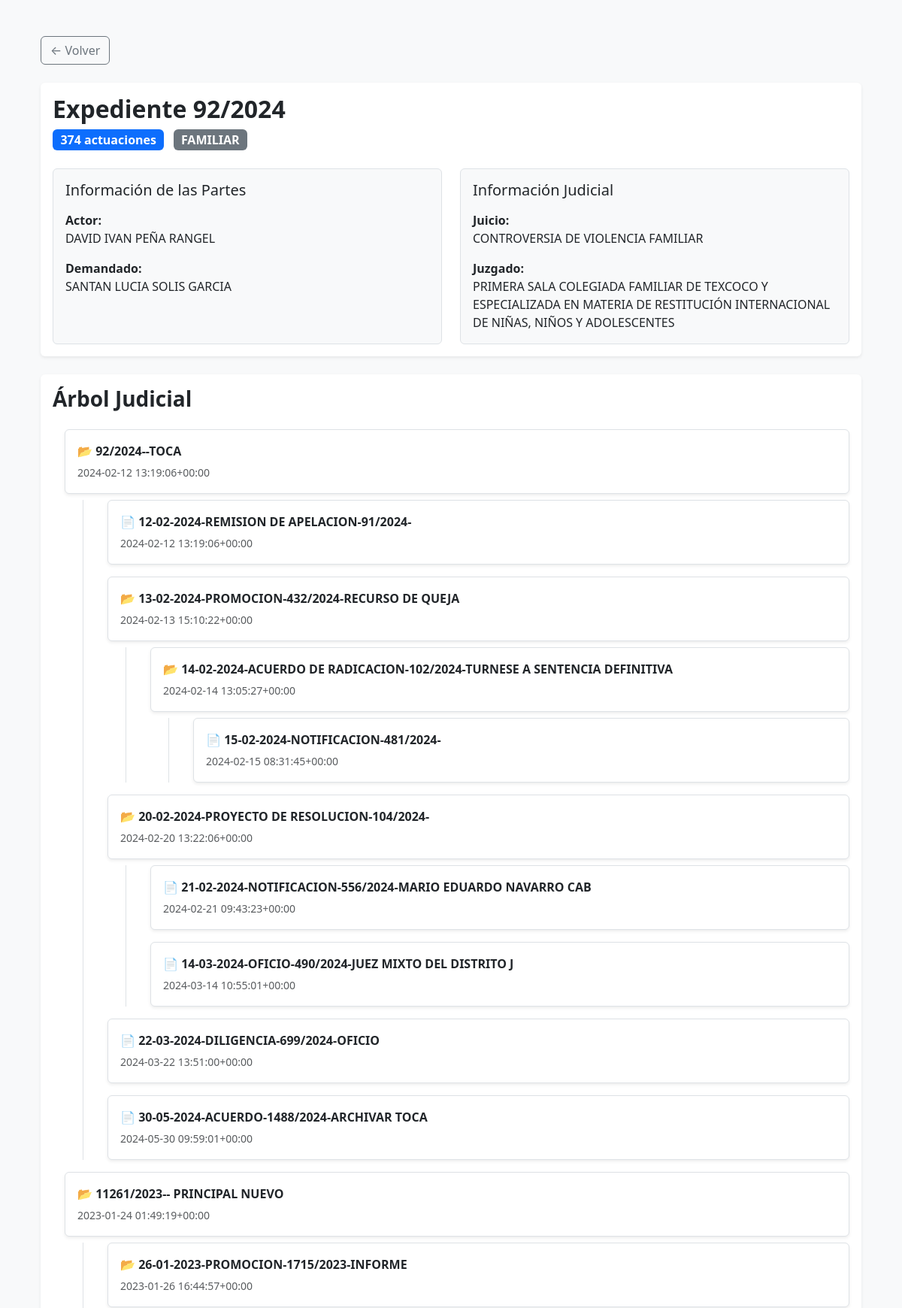
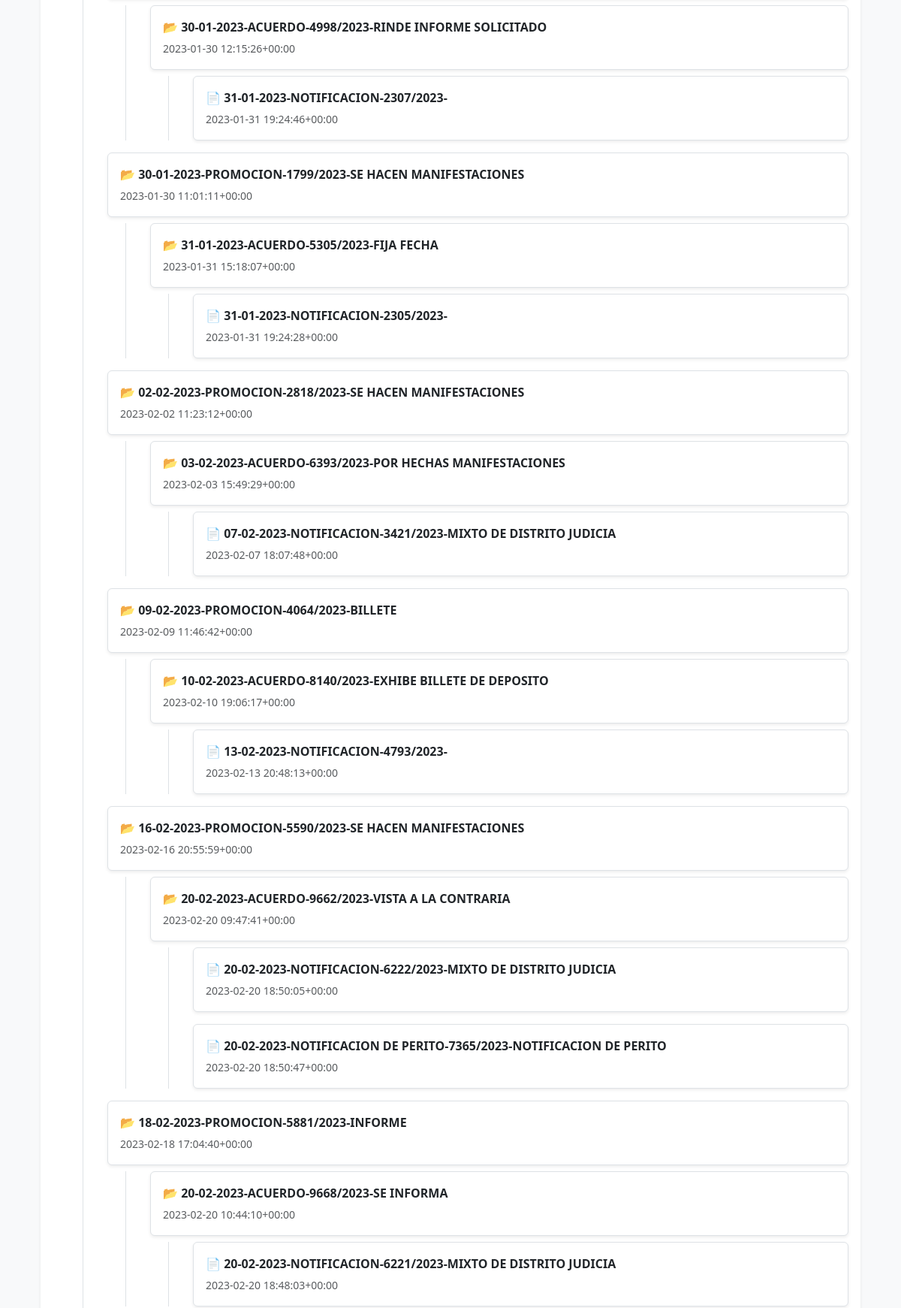
Page /expediente/86/ (upper part) on the committed database (2 pictures, top to bottom).
### scraper/models.py (models this page shows, shortened)
class Expediente(models.Model):
    numero = models.CharField(
        max_length=50
    )
    anio = models.IntegerField()
    materia = models.IntegerField(
        null=True,
        blank=True,
        db_index=True
    )
    adolescentes = models.CharField(
        max_length=1,
        null=True,
        blank=True,
        db_index=True
    )
    juzgado = models.TextField()
    actor = models.TextField(
        null=True,
        blank=True
    )
    demandado = models.TextField(
        null=True,
        blank=True
    )
    juicio = models.TextField(
        null=True,
        blank=True
    )
    id_carpeta_judicial = models.BigIntegerField(
        unique=True
    )
    fecha_radicacion = models.DateTimeField(
        null=True,
        blank=True
    )
    created_at = models.DateTimeField(
        auto_now_add=True
    )
    @property
    def materia_etiqueta(self):
        from scraper.utils.constants import MATERIA_ETIQUETAS
        if self.materia is None:
            return "Sin materia"
        if self.materia == 3:
            if self.adolescentes == "N":
                return "PENAL"
            return "PENAL INDÍGENAS"
        return MATERIA_ETIQUETAS.get(
            self.materia,
            f"Materia {self.materia}"
        )

### scraper/views.py (the view)
def detalle_expediente(request, id):
    expediente = get_object_or_404(
        Expediente,
        id=id
    )
    nodos_raiz = NodoArbol.objects.filter(
        expediente=expediente,
        parent__isnull=True
    ).prefetch_related(
        "children"
    ).order_by("-fecha")
    documentos = expediente.documentos.all()
    documentos_por_referencia = {
        d.referencia_id: d
        for d in documentos
        if d.referencia_id
    }
    def renderizar_nodos(nodos):
        items = []
        for nodo in nodos:
            tiene_hijos = nodo.children.exists()
            icono = "📂" if tiene_hijos else "📄"
            documento = documentos_por_referencia.get(
                nodo.referencia_id
            )
            boton_pdf = ""
            if documento:
                boton_pdf = (
                    '<a href="/downloads/'
                    + escape(documento.archivo)
                    + '" target="_blank" class="btn btn-primary btn-sm">Ver PDF</a>'
                )
            fecha = (
                escape(str(nodo.fecha))
                if nodo.fecha
                else ""
            )
            hijos_html = ""
            if tiene_hijos:
                hijos_html = (
                    '<div class="ms-4 mt-2 border-start ps-3">'
                    + renderizar_nodos(nodo.children.all())
                    + "</div>"
                )
            items.append(
                '<li class="mb-3">'
                '<div class="border rounded p-3 bg-white shadow-sm">'
                '<div class="d-flex justify-content-between align-items-start flex-wrap gap-3">'
                "<div>"
                '<div class="fw-semibold mb-1">'
                + icono
                + " "
                + escape(nodo.label)
                + "</div>"
                '<small class="text-muted">'
                + fecha
                + "</small>"
                "</div>"
                "<div>"
                + boton_pdf
                + "</div>"
                "</div>"
                "</div>"
                + hijos_html
                + "</li>"
            )
        return (
            '<ul class="list-unstyled ms-3">'
            + "".join(items)
            + "</ul>"
        )
    arbol_html = ""
    if nodos_raiz.exists():
        arbol_html = mark_safe(
            renderizar_nodos(nodos_raiz)
        )
    return render(
        request,
        "scraper/detalle_expediente.html",
        {
            "expediente": expediente,
            "nodos_raiz": nodos_raiz,
            "documentos": documentos,
            "arbol_html": arbol_html
        }
    )

### scraper/templates/scraper/detalle_expediente.html
{% extends 'scraper/base.html' %} {% block content %}
<div class="container-fluid py-4">
  <div class="mb-4">
    <a href="{% url 'lista_expedientes' %}" class="btn btn-outline-secondary">
      ← Volver
    </a>
  </div>
  <div class="card shadow-sm border-0 mb-4">
    <div class="card-body">
      <div
        class="d-flex justify-content-between align-items-start flex-wrap gap-3 mb-4"
      >
        <div>
          <h2 class="fw-bold mb-2">
            Expediente {{ expediente.numero }}/{{ expediente.anio }}
          </h2>
          <span class="badge bg-primary fs-6">
            {{ expediente.nodos.count }} actuaciones
          </span>
          <span class="badge bg-secondary fs-6 ms-2">
            {{ expediente.materia_etiqueta }}
          </span>
        </div>
      </div>
      <div class="row g-4">
        <div class="col-md-6">
          <div class="border rounded p-3 bg-light h-100">
            <h5 class="mb-3">Información de las Partes</h5>
            <p class="mb-3">
              <strong>Actor:</strong>
              <br />
              {{ expediente.actor|default:"Sin información" }}
            </p>
            <p class="mb-0">
              <strong>Demandado:</strong>
              <br />
              {{ expediente.demandado|default:"Sin información" }}
            </p>
          </div>
        </div>
        <div class="col-md-6">
          <div class="border rounded p-3 bg-light h-100">
            <h5 class="mb-3">Información Judicial</h5>
            <p class="mb-3">
              <strong>Juicio:</strong>
              <br />
              {{ expediente.juicio|default:"Sin información" }}
            </p>
            <p class="mb-0">
              <strong>Juzgado:</strong>
              <br />
              {{ expediente.juzgado }}
            </p>
          </div>
        </div>
      </div>
    </div>
  </div>
  <div class="card shadow-sm border-0">
    <div class="card-body">
      <div class="d-flex align-items-center justify-content-between mb-4">
        <h3 class="fw-bold mb-0">Árbol Judicial</h3>
      </div>
      {% if arbol_html %} {{ arbol_html }} {% else %}
      <div class="alert alert-secondary mb-0">
        Este expediente no tiene actuaciones registradas.
      </div>
      {% endif %}
    </div>
  </div>
</div>
{% endblock %}

### rows in the picture
Expediente: numero "92", anio "2024", nodos.count "374", materia_etiqueta "FAMILIAR", actor "DAVID IVAN PEÑA RANGEL", demandado "SANTAN LUCIA SOLIS GARCIA", juicio "CONTROVERSIA DE VIOLENCIA FAMILIAR", juzgado "PRIMERA SALA COLEGIADA FAMILIAR DE TEXCOCO Y ESPECIALIZADA EN MATERIA DE RESTITUCIÓN INTERNACIONAL DE NIÑAS, NIÑOS Y ADOLESCENTES"
